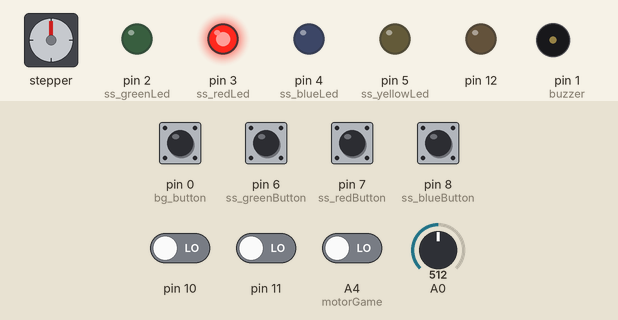
Recording of a sketch running on a simulated Arduino Uno, built with avr-gcc and run on an emulated ATmega328P. Parts: stepper motor, output pins drawn as LEDs (lit = HIGH), buzzer (waves = sounding, pin HIGH). Dashed ring = blinking. Inputs (shaded band) come from the test bench; at power-on: pin 0 (bg_button), pin 6 (ss_greenButton), pin 7 (ss_redButton), pin 8 (ss_blueButton) HIGH, A4 (motorGame), pin 10, pin 11 LOW, A0 = 512. Random numbers use the default seed unless the sketch sets one; stepper angles assume 512 steps per turn.

Above: at 1.2 s.
1.3 s: A0 set to 306
At 2.6 s:
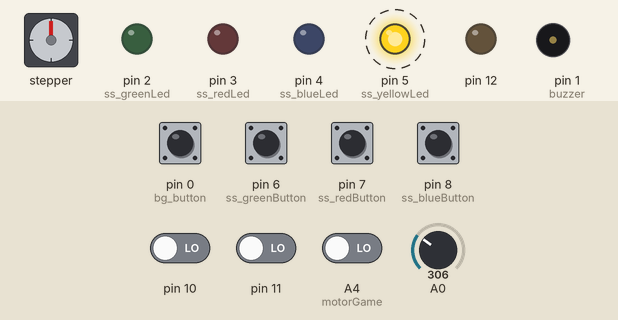
7.5 s: A0 set to 122
At 20.6 s:
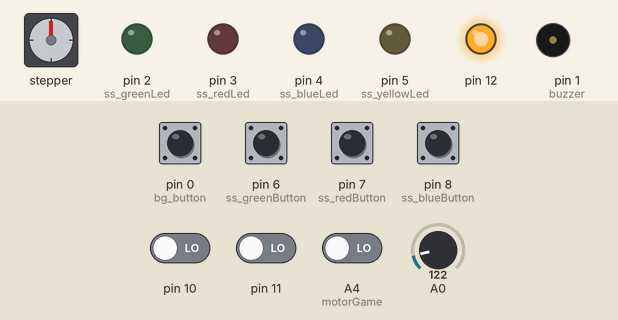
20.7 s: A0 set to 0
At 28.75 s:
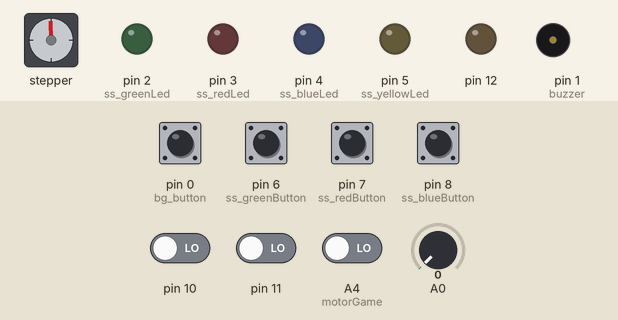
44.2 s: pin 11 driven HIGH
54.5 s: pin 11 driven LOW
At 90.9 s:
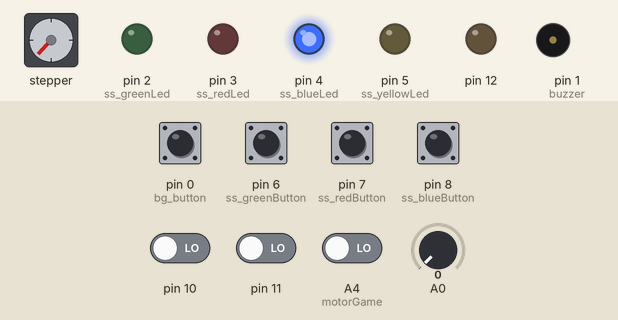
Timing chart, 0 to 91.7 s (numbered marks = the images above; inputs shaded):
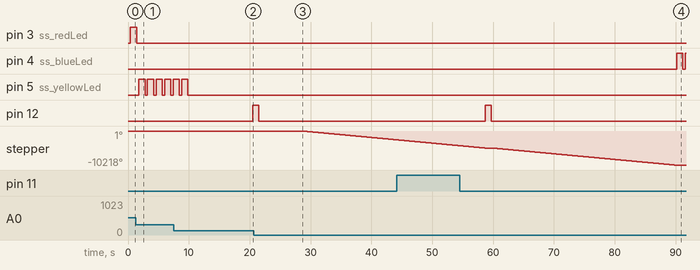

The sketch:

Master.ino
```cpp
/*
--- Master Board ---

Please note that mentions to Serial in the master board code have been commented out and are only meant to be used for any debugging necessary

*/


//variables

//general variables
int lives = 3;
int lastGame = 0;
int gameSelect;
int clock = 30000;

//simon says variables
    //Pin names
int ss_greenLed = 2;
int ss_redLed = 3;
int ss_blueLed = 4;
int ss_yellowLed = 5;

int ss_greenButton = 6;
int ss_redButton = 7;
int ss_blueButton = 8;
int ss_yellowButton = 9;
    //Game Variables
int solution [5];
int num_rounds = 7;
bool gameInProgress = false;

//motor game
#include <Stepper.h>
int val;
int encoderPos = 0;
int encoderPinALast = 0;
int n = 0;
int target;
int mvmt;
Stepper myStepper(512, A0, A1, A2, A3);//using analog ins as digital pins due to lack of pin space
//buzzer game variables

int bg_button = 0;
int buzzer = 1;
int countdown = 2;
int start_time = 5;
int finish_time = 15;


void setup()
{
  //general purpose and communication
  //Serial.begin(9600);
  pinMode(11, INPUT);
  pinMode(12, OUTPUT);
  randomSeed(analogRead(A0));

  //Simon says setup
  pinMode(ss_greenLed, OUTPUT);
  pinMode(ss_redLed, OUTPUT);
  pinMode(ss_blueLed, OUTPUT);
  pinMode(ss_yellowLed, OUTPUT);

  pinMode(ss_greenButton, INPUT_PULLUP);
  pinMode(ss_redButton, INPUT_PULLUP);
  pinMode(ss_blueButton, INPUT_PULLUP);
  pinMode(ss_yellowButton, INPUT_PULLUP);

  //motor game setup
  pinMode (A4, INPUT);
  pinMode (A5, INPUT);
  //Serial.begin (9600);
  myStepper.setSpeed(60);

  //buzzer game setup
  pinMode(buzzer, OUTPUT); //pins 0 and 1 can be used by giving up Serial monitor capabilities
  pinMode(bg_button, INPUT_PULLUP);

}

void loop()
{
  delay(100);
  if(millis()%8 == 1) {buzzerGame();} // buzzer game occurs ~ once every 8 games randomly
  gameSelect = random(1,4);
  while(gameSelect == lastGame) {gameSelect = random(1,4);} //prevents consecutive game repeats
  if (gameSelect == 1){motorGame();}
  else if (gameSelect == 2){mazeGame();}
  else {simonSaysGame();}
  lastGame = gameSelect;
}

void motorGame(){
  gameInProgress = true;
  unsigned long startTime = millis();
  //random direction and target chosen
  if(random(0,2)) {
     target = encoderPos + random(50,100);
     mvmt = 1;
    }
  else{
    target = encoderPos - random(20,70);
    mvmt = -1;
    }

  //game loop
  while(gameInProgress) {
  //this code reads the rotary encoder to see in which direction its being turned in
  n = digitalRead(A4);
  if ((encoderPinALast == LOW) && (n == HIGH)) { //check if there is a difference
    if (digitalRead(A5) == LOW) { //check direction
      encoderPos--;
    } else {
      encoderPos++;
    }
    /*Serial.println (encoderPos);
    Serial.print ("Target: ");
    Serial.println (target); */
  }
  //checks if rotary position is close enough to target
  if(encoderPos-target < 10 && encoderPos-target > -10){gameInProgress = false;} //stops game if target is reached
  encoderPinALast = n;
  if(millis()%4 == 1){myStepper.step(mvmt);} //movement of the stepper motor is slow (performance wise) so only needs to be sent once in a while to keep up performance while still functioning well
  if(millis()-startTime>30000) {gameInProgress = false; lives--;
if(lives == 0) {lives = 3; delay(10000);}} //failure mechanism
  }
}

void simonSaysGame(){
  //Serial.println("initializing Simon Says");

  //Starts the game
  gameInProgress = true;
  delay(300);

  //Green is 6, red is 5, blue is 4, yellow is 3

  //Number of colors to match
  for(int i = 0; i<num_rounds; i++) {
    //Random number from 3 to 6
    randomSeed(analogRead(0));
    int num = random(3,7);
    //Selected number is used to light a pin
    digitalWrite(num, HIGH);
    delay(1000);
    digitalWrite(num, LOW);
    delay(400);
    //Adds that pin to the solution array
    solution[i] = num;
  }

    //Whole sequence for every color
      for(int round = 0; round < num_rounds; round++) {
        if (gameInProgress == false) return;
    //Waits for input
    while(digitalRead(ss_greenButton) == LOW && digitalRead(ss_redButton) == LOW && digitalRead(ss_blueButton) == LOW && digitalRead(ss_yellowButton) == LOW) {
    //Do Nothing
      delay(10);
    }
    for(int x = 6; x<9 ;x++) {
      if((digitalRead(x) == HIGH) && (x == (solution[round] + 6))) {
        //Serial.println("SUCCESS for button: ");
        //Serial.println(x);
        digitalWrite(solution[round], HIGH);
        delay(200);
        digitalWrite(solution[round], LOW);
        //Serial.println(round);

        //Player wins!
        if(round == (num_rounds-1))
          gameInProgress = false;

      } else if ((digitalRead(x) == HIGH) && (x != (solution[round] + 6))) {
        //Serial.println("FAILURE for button: ");
        lives--;
        if(lives == 0) {lives = 3; delay(10000);}
        //Serial.println(x);

        //Player has failed
        //Stops the game
        gameInProgress = false;
      }
    }
        //Delay makes the button press not break
        delay(200);
      }

}

void mazeGame() {

  //Serial.println("sending maze");
  digitalWrite(12, HIGH);
  delay(1000);
  digitalWrite(12, LOW);
  while(digitalRead(11) == HIGH){
  }
  checkResult();
}

void buzzerGame() {
  //Randomly activates buzzer from start to finish time
  randomSeed(analogRead(0));
  int buzzer_time = random(start_time,finish_time);
  delay(buzzer_time * 1000);
  digitalWrite(buzzer, HIGH);

  //Starts countdown
  unsigned long StartTime = millis();
  while(digitalRead(bg_button) == LOW) {}
  unsigned long CurrentTime = millis();
  unsigned long ElapsedTime = CurrentTime - StartTime;
  if(ElapsedTime <= (countdown*1000)) {
    digitalWrite(buzzer, LOW); // we move on to next game on a success
      //Serial.println("success");
    //Serial.println(ElapsedTime);
    //Serial.println(countdown1000);
    }

  else {//Serial.println("FAIL");
    lives--;
    digitalWrite(buzzer, LOW);
    if(lives == 0) {lives = 3; delay(10000);} // game over signal is 10s of everything off
  }
}


void checkResult() {
  if(digitalRead(10) == HIGH) {lives--; } //Serial.println("life lost");}
  if(lives == 0) {lives = 3; delay(10000);} // game over signal is 10s of everything off
}
```

Measured:
- after the input at 1.3 s, pin 5 (ss_yellowLed): alternates HIGH for 1.0 s and LOW for 0.40 s, starting after 0.50 s
- after the input at 7.5 s, pin 12: LOW → HIGH after 13.0 s
- after the input at 20.7 s, stepper: keeps turning counter-clockwise at about 170°/s, starting after 7.9 s
- after the input at 54.5 s, pin 4 (ss_blueLed): LOW → HIGH after 35.7 s, → LOW 1.0 s later, → HIGH 0.40 s later
